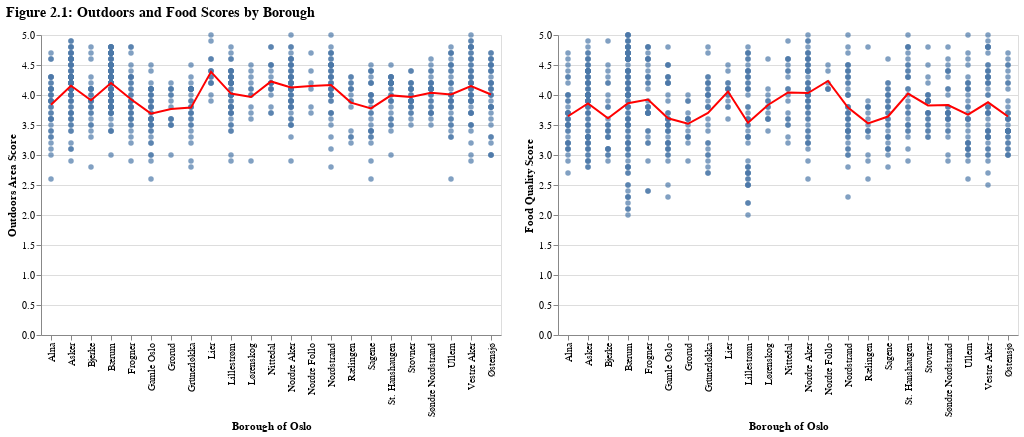

Notebook code for this chart:
### Markdown cell above
# Bivariate Plots with Mean - Outdoors vs. Food Score

### Code cell
import altair as alt
import pandas as pd

# Assuming df is your DataFrame

# Calculate mean for each borough
mean_outdoors = df.groupby('Borough of Oslo')['Outdoors_score'].mean().reset_index()
mean_food = df.groupby('Borough of Oslo')['Food_score'].mean().reset_index()

# Merge the mean data back to get the order of boroughs
mean_outdoors['Order'] = mean_outdoors['Borough of Oslo'].apply(lambda x: df[df['Borough of Oslo'] == x].index[0])
mean_food['Order'] = mean_food['Borough of Oslo'].apply(lambda x: df[df['Borough of Oslo'] == x].index[0])

# Sort by the order to ensure the line goes through the boroughs in the correct order
mean_outdoors = mean_outdoors.sort_values('Order')
mean_food = mean_food.sort_values('Order')

# Outdoors chart with mean line across boroughs
outdoors_geo = alt.Chart(df).mark_circle().encode(
    x = alt.X("Borough of Oslo", title="Borough of Oslo"),
    y = alt.Y("Outdoors_score", title='Outdoors Area Score')
).properties(
    #title='Outdoors Area Score by District in Oslo Region'
) + alt.Chart(mean_outdoors).mark_line(color='red').encode(
    x='Borough of Oslo',
    y='Outdoors_score'
)

# Food chart with mean line across boroughs
food_geo = alt.Chart(df).mark_circle().encode(
    x = alt.X("Borough of Oslo", title="Borough of Oslo"),
    y = alt.Y("Food_score", title='Food Quality Score')
).properties(
    #title='Food Quality Score by District in Oslo Region'
) + alt.Chart(mean_food).mark_line(color='red').encode(
    x='Borough of Oslo',
    y='Food_score'
)

# Combine the charts with an overall title
geo = alt.hconcat(outdoors_geo, food_geo).properties(
    title=alt.TitleParams(
        text='Figure 2.1: Outdoors and Food Scores by Borough',
        anchor='start',
        fontSize=14,
        offset=10
    )
)

# Save the chart if needed
# chart.save('charts/chart_1.png')

geo

### Figure 1 — Vega-Lite specification as saved in the notebook (floating-point values rounded to 4 significant figures; data arrays with more than 128 entries replaced by an {"elided": "..."} marker saying what was removed)
{"config": {"view": {"continuousWidth": 300, "continuousHeight": 300}}, "hconcat": [{"layer": [{"data": {"name": "data-6b7202e6e7e8b0ce1d46cb3207083d53"}, "mark": {"type": "circle"}, "encoding": {"x": {"field": "Borough of Oslo", "title": "Borough of Oslo", "type": "nominal"}, "y": {"field": "Outdoors_score", "title": "Outdoors Area Score", "type": "quantitative"}}}, {"data": {"name": "data-e86ccbcf78c4b06aa5ba98394e7175d7"}, "mark": {"type": "line", "color": "red"}, "encoding": {"x": {"field": "Borough of Oslo", "type": "nominal"}, "y": {"field": "Outdoors_score", "type": "quantitative"}}}]}, {"layer": [{"data": {"name": "data-6b7202e6e7e8b0ce1d46cb3207083d53"}, "mark": {"type": "circle"}, "encoding": {"x": {"field": "Borough of Oslo", "title": "Borough of Oslo", "type": "nominal"}, "y": {"field": "Food_score", "title": "Food Quality Score", "type": "quantitative"}}}, {"data": {"name": "data-af80e602dfb2f595e5d74e0d01514dda"}, "mark": {"type": "line", "color": "red"}, "encoding": {"x": {"field": "Borough of Oslo", "type": "nominal"}, "y": {"field": "Food_score", "type": "quantitative"}}}]}], "title": {"text": "Figure 2.1: Outdoors and Food Scores by Borough", "anchor": "start", "fontSize": 14, "offset": 10}, "$schema": "https://vega.github.io/schema/vega-lite/v5.17.0.json", "datasets": {"data-6b7202e6e7e8b0ce1d46cb3207083d53": {"elided": "844 records"}, "data-e86ccbcf78c4b06aa5ba98394e7175d7": [{"Borough of Oslo": "Alna", "Outdoors_score": 3.838, "Order": 3}, {"Borough of Oslo": "Bjerke", "Outdoors_score": 3.911, "Order": 45}, {"Borough of Oslo": "Frogner", "Outdoors_score": 3.929, "Order": 75}, {"Borough of Oslo": "Gamle Oslo", "Outdoors_score": 3.69, "Order": 111}, {"Borough of Oslo": "Grorud", "Outdoors_score": 3.767, "Order": 152}, {"Borough of Oslo": "Grünerløkka", "Outdoors_score": 3.79, "Order": 171}, {"Borough of Oslo": "Nordre Aker", "Outdoors_score": 4.125, "Order": 202}, {"Borough of Oslo": "Nordstrand", "Outdoors_score": 4.167, "Order": 258}, {"Borough of Oslo": "Sagene", "Outdoors_score": 3.776, "Order": 302}, {"Borough of Oslo": "St. Hanshaugen", "Outdoors_score": 3.993, "Order": 332}, {"Borough of Oslo": "Stovner", "Outdoors_score": 3.965, "Order": 364}, {"Borough of Oslo": "Søndre Nordstrand", "Outdoors_score": 4.036, "Order": 392}, {"Borough of Oslo": "Ullern", "Outdoors_score": 4.009, "Order": 423}, {"Borough of Oslo": "Vestre Aker", "Outdoors_score": 4.15, "Order": 461}, {"Borough of Oslo": "Østensjø", "Outdoors_score": 4.008, "Order": 512}, {"Borough of Oslo": "Asker", "Outdoors_score": 4.154, "Order": 552}, {"Borough of Oslo": "Bærum", "Outdoors_score": 4.199, "Order": 637}, {"Borough of Oslo": "Lier", "Outdoors_score": 4.386, "Order": 746}, {"Borough of Oslo": "Lillestrøm", "Outdoors_score": 4.024, "Order": 761}, {"Borough of Oslo": "Lørenskog", "Outdoors_score": 3.967, "Order": 813}, {"Borough of Oslo": "Nittedal", "Outdoors_score": 4.226, "Order": 826}, {"Borough of Oslo": "Nordre Follo", "Outdoors_score": 4.15, "Order": 848}, {"Borough of Oslo": "Rælingen", "Outdoors_score": 3.873, "Order": 855}], "data-af80e602dfb2f595e5d74e0d01514dda": [{"Borough of Oslo": "Alna", "Food_score": 3.646, "Order": 3}, {"Borough of Oslo": "Bjerke", "Food_score": 3.611, "Order": 45}, {"Borough of Oslo": "Frogner", "Food_score": 3.923, "Order": 75}, {"Borough of Oslo": "Gamle Oslo", "Food_score": 3.612, "Order": 111}, {"Borough of Oslo": "Grorud", "Food_score": 3.52, "Order": 152}, {"Borough of Oslo": "Grünerløkka", "Food_score": 3.7, "Order": 171}, {"Borough of Oslo": "Nordre Aker", "Food_score": 4.032, "Order": 202}, {"Borough of Oslo": "Nordstrand", "Food_score": 3.791, "Order": 258}, {"Borough of Oslo": "Sagene", "Food_score": 3.641, "Order": 302}, {"Borough of Oslo": "St. Hanshaugen", "Food_score": 4.023, "Order": 332}, {"Borough of Oslo": "Stovner", "Food_score": 3.827, "Order": 364}, {"Borough of Oslo": "Søndre Nordstrand", "Food_score": 3.832, "Order": 392}, {"Borough of Oslo": "Ullern", "Food_score": 3.671, "Order": 423}, {"Borough of Oslo": "Vestre Aker", "Food_score": 3.878, "Order": 461}, {"Borough of Oslo": "Østensjø", "Food_score": 3.642, "Order": 512}, {"Borough of Oslo": "Asker", "Food_score": 3.859, "Order": 552}, {"Borough of Oslo": "Bærum", "Food_score": 3.862, "Order": 637}, {"Borough of Oslo": "Lier", "Food_score": 4.057, "Order": 746}, {"Borough of Oslo": "Lillestrøm", "Food_score": 3.537, "Order": 761}, {"Borough of Oslo": "Lørenskog", "Food_score": 3.833, "Order": 813}, {"Borough of Oslo": "Nittedal", "Food_score": 4.042, "Order": 826}, {"Borough of Oslo": "Nordre Follo", "Food_score": 4.233, "Order": 848}, {"Borough of Oslo": "Rælingen", "Food_score": 3.527, "Order": 855}]}}
